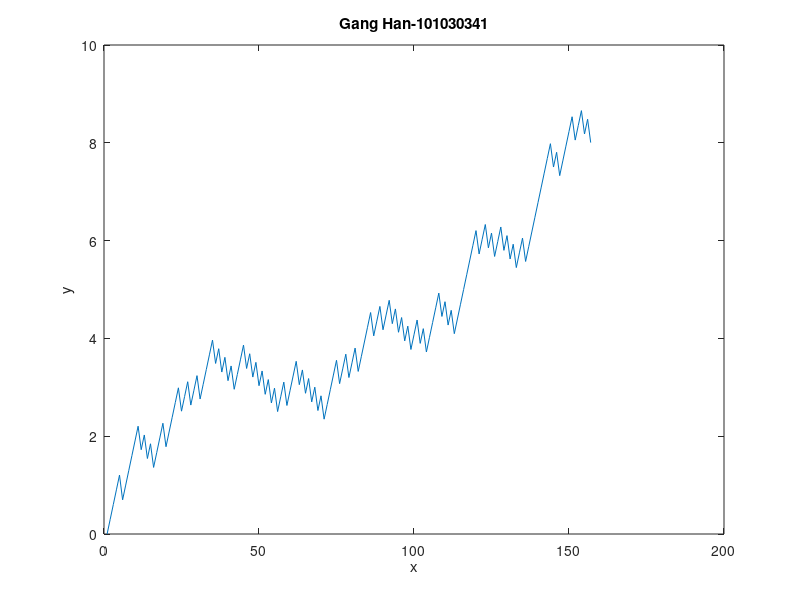

MATLAB code for this plot:
clc
clear
id = 101045451;clc
iteration = 0;

while id ~= 1
    if mod(id,2)==0
        iteration = iteration + 1;
        series(1,iteration) = id;
        id=id/2;
    else
        iteration = iteration + 1;
        series(1,iteration) = id;
        id=id*3+1;
    end
end

series(1,iteration + 1) = 1;

series = flip(series);

series = log10(series);

formatSpec = 'The number of iterations = %4.1f\n';
fprintf(formatSpec,iteration);
plot(series);
xlabel('x');
ylabel('y');
title('Gang Han-101030341')




    
